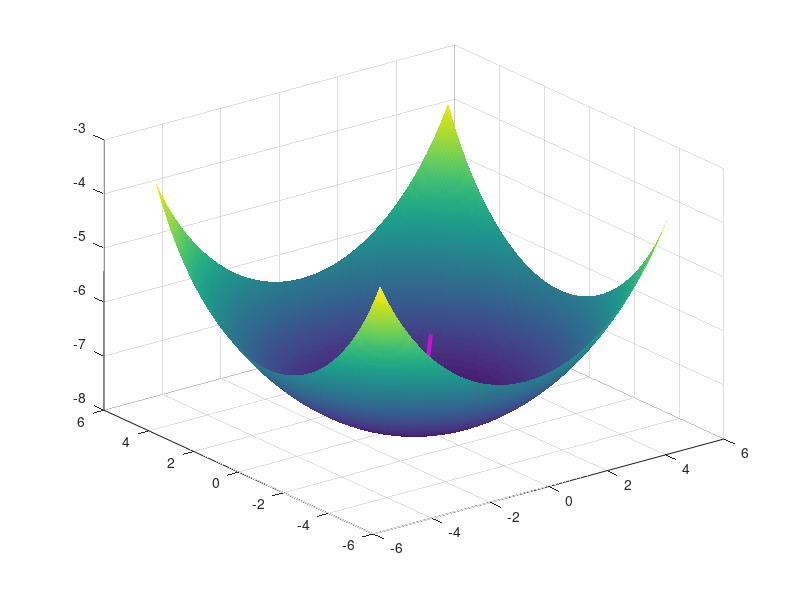

The MATLAB source for this figure:
clear all;
close all; 

%% Define surface
N1 = 150;
N2 = 150;

z = zeros(N1, N2);
x = linspace(-5,5, N1);
y = linspace(-5,5, N2);

for i = 1:N1
    for j = 1:N2
        z(i,j) = -1 * sqrt(64 - x(i) ^ 2 - y(j) ^ 2);
    end
end

figure(1);
plots = surf(x, y, z');
set(plots, 'edgecolor', 'none');

% input ball's position
gx = 2.5;
gy = 2.5;
gz = cos(gx*gy);

m = 0.01; % kg
r = 0.01; % m
g = 9.8; % m/s^2

dt = 0.005; % s

wx = 0;
wy = 0;
time = 0;

maxN = 5000;
xtravel = linspace(-4,4, maxN);
ytravel = linspace(-4,4, maxN);
ztravel = linspace(-4,4, maxN);
timetravel = linspace(-4,4, maxN);

for N = 1:maxN
    time = time + dt;
    
    theta_x = atan(-1 * sqrt(64 - gx ^ 2 - gy ^ 2) / gx);
    theta_y = atan(-1 * sqrt(64 - gx ^ 2 - gy ^ 2) / gy);
    
    ax = 5 * g * sin(theta_x) / (2 * r);
    ay = 5 * g * sin(theta_y) / (2 * r);
    
    wx = wx + ax * dt;
    wy = wy + ay * dt;
    vx = r * wx;
    vy = r * wy;
    
    delta_x = vx * dt;
    delta_y = vy * dt;
    
    gx = gx + delta_x * cos(theta_x);
    gy = gy + delta_y * cos(theta_y);
    gz = -1 * sqrt(64 - gx ^ 2 - gy ^ 2);
    
    xtravel(N) = gx;
    ytravel(N) = gy;
    ztravel(N) = gz;
    timetravel(N) = time;
end

hold on
plot3(xtravel, ytravel, ztravel, 'Color', 'magenta', 'LineWidth', 3);